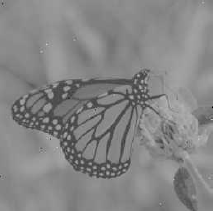
#> input picture Final_Assignments/HW2/Q1/image2.png, 213 x 211 px
$ jupyter execute Q1.ipynb
#> lines starting #> are read from the running program, lines starting #| are printed output that depends on the picture
[cell 1]
import numpy as np
import cv2 as cv
from matplotlib import pyplot as plt

# Question 1:

# part 2:

[cell 2]
#define image1 here
image1 = np.array([[141, 0 , 138, 143, 143, 143, 144],
[141, 140, 140, 142, 142, 143, 143],
[140, 145, 145, 144, 142, 142, 145],
[141, 141, 141, 143, 142, 141, 143],
[139, 140, 141, 141, 142, 143, 144]
],np.uint8)

# unique, counts = np.unique(image1, return_counts=True)

# image1.ndim
# image1
# image1.shape[1]
# image1.max()
# image1[15]
# image1[1][3]

[cell 3]
#code here
#first define a function for calculating histogram
#you are free to use libraries
def calc_hist(image):
    '''
    you are free to use libraries
    calculate image histogram
    input(s):
      image (ndarray): input image
    output(s):
      hist (ndarray): computed input image histogram
    '''
    hist = np.zeros(256,dtype=int)
    hist= np.histogram(image,bins = range(0,256))[0]
    return hist

[cell 4]
#dont change this cell
plt.imshow(image1,cmap='gray',vmin=0,vmax=255)
plt.figure()
plt.plot(calc_hist(image1))
plt.title('histogram')
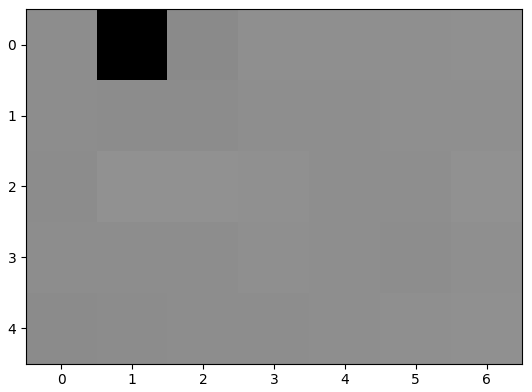
#> figure drawn by matplotlib, 1 panel
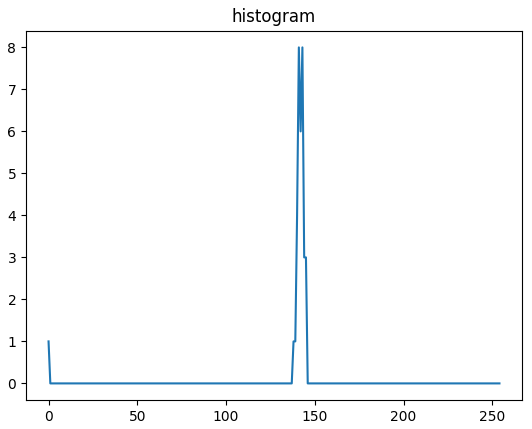
#> figure drawn by matplotlib, 1 panel; curve peaks at x = 141, y = 8

[cell 5]
#code here
#define a function (stretch) for stretching(input:image , output: stretched image)

def stretch_hist(image):
  '''
  don't use libraries
  input(s):
    image (ndarray): input image
  output(s):
    output_image (ndarray): enhanced image with histogram stretching
  '''
  output_image = image.copy()
  # Start
  for x in range(image.shape[0]):
    for y in range(image.shape[1]):
      numerator = image[x][y] - image.min()
      denumerator = image.max() - image.min()
      output_image[x][y] = (numerator / denumerator) * 255
  # End
  return output_image

[cell 6]
#dont change this cell
plt.imshow(stretch_hist(image1),cmap='gray',vmin=0,vmax=255)
plt.figure()
plt.plot(calc_hist(stretch_hist(image1)))
plt.title('stretched histogram')
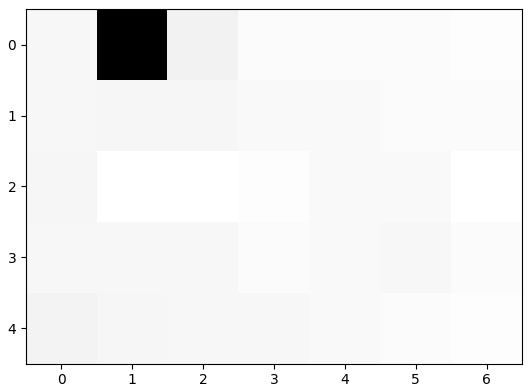
#> figure drawn by matplotlib, 1 panel
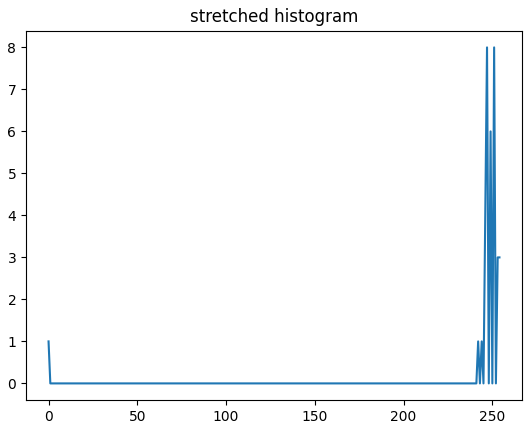
#> figure drawn by matplotlib, 1 panel; curve peaks at x = 247, y = 8

[cell 7]
#code here
#define a function (Clip) for Clipping(input:image , output: Clipped image)

def clip_hist(image, min_value, max_value):
  '''
  don't use libraries
  input(s):
    image (ndarray): input image
    min_value : min value of the histogram which you wanna clip.
    max_value : max value of the histogram which you wanna clip.
  output(s):
    output_image (ndarray): enhanced image with histogram clipping
  '''
  output_image = image.copy()
  # Start

  for x in range(image.shape[0]):
      for y in range(image.shape[1]):
        numerator = image[x][y] - min_value
        if numerator <= 0 :
          output_image[x][y] = 0
        else:
          denumerator = max_value - min_value
          if numerator > denumerator:
            output_image[x][y] = 255
          else:
            output_image[x][y] = (numerator / denumerator) * 255
  # End
  return output_image

[cell 8]
image = image1.copy()
output_image = image1.copy()
min_value = 139
max_value = 144
cnt = 0
for x in range(image.shape[0]):
    for y in range(image.shape[1]):
      numerator = image[x][y] - min_value
      if numerator <= 0 :
        output_image[x][y] = 0
        cnt+=1
      else:
        denumerator = max_value - min_value
        if numerator > denumerator:
           output_image[x][y] = 255
        else:
          output_image[x][y] = (numerator / denumerator) * 255

output_image

[cell 9]
output = clip_hist(image1,139,144)
# output
unique, counts = np.unique(output, return_counts=True)
unique, counts

[cell 10]
#dont change this cell
min_value = 139
max_value = 144
plt.imshow(clip_hist(image1,min_value,max_value),cmap='gray',vmin=0,vmax=255)
plt.figure()
plt.plot(calc_hist(clip_hist(image1,min_value, max_value)))
plt.title('clipped histogram')
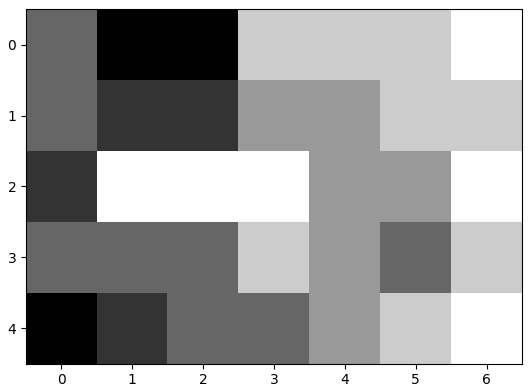
#> figure drawn by matplotlib, 1 panel
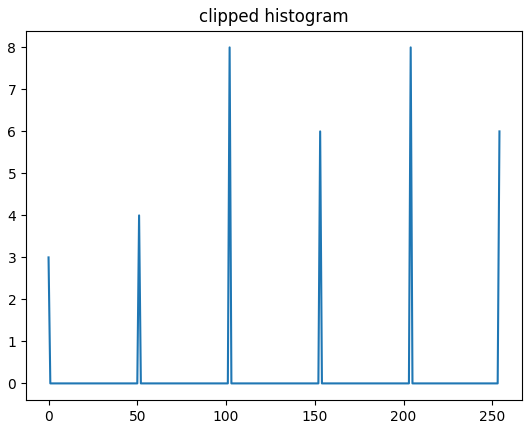
#> figure drawn by matplotlib, 1 panel; curve peaks at x = 102, y = 8

# part3

[cell 11]
# first read the image and show it.(image2)
image2 = cv.imread('image2.png', cv.IMREAD_GRAYSCALE)
#> image2 is the input picture: shape (211, 213); min 0, max 201, mean 133.1
plt.imshow(image2,cmap='gray')
# plt.figure()
# plt.plot(calc_hist(image2))
# plt.title('stretched histogram')

[cell 12]
#use stretch_hist function to improve quality of the image and show it
plt.imshow(stretch_hist(image2),cmap='gray',vmin=0,vmax=255)
#> after the loop in stretch_hist (call 3), `for x in range(image.shape[0]):`:
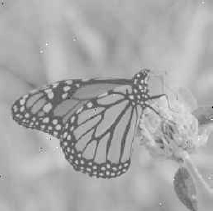
#> output_image: shape (211, 213); min 0, max 255, mean 168.4
plt.figure()
plt.plot(calc_hist(stretch_hist(image2)))
plt.title('stretched histogram')
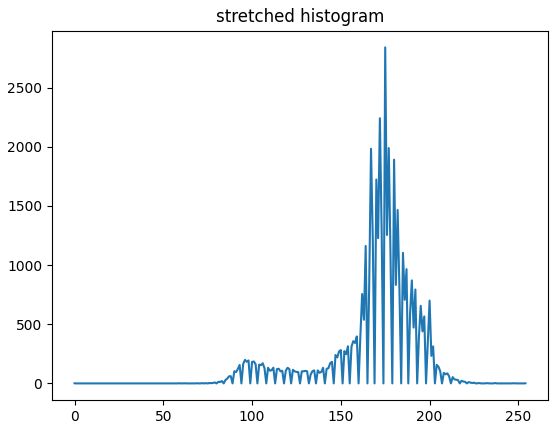
#> figure drawn by matplotlib, 1 panel; curve peaks at x = 175, y = 2841

[cell 13]
image2.min(),image2.max()
#> Out = (0, 201)

[cell 14]
#use clip_hist function to improve quality of the image and show it
min_value = 70
max_value = 180
plt.imshow(clip_hist(image2,min_value,max_value),cmap='gray',vmin=0,vmax=255)
#> call 4 of clip_hist, with min_value = 70, max_value = 180
#> after the loop in clip_hist (call 4), `for x in range(image.shape[0]):`:
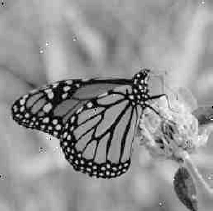
#> output_image: shape (211, 213); min 0, max 255, mean 145.8
plt.figure()
plt.plot(calc_hist(clip_hist(image2,min_value, max_value)))
plt.title('clipped histogram')
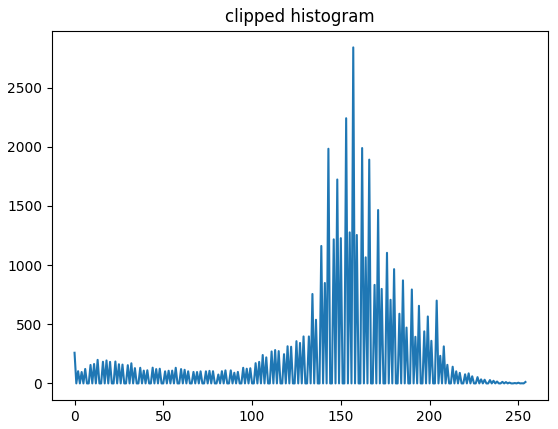
#> figure drawn by matplotlib, 1 panel; curve peaks at x = 157, y = 2841
